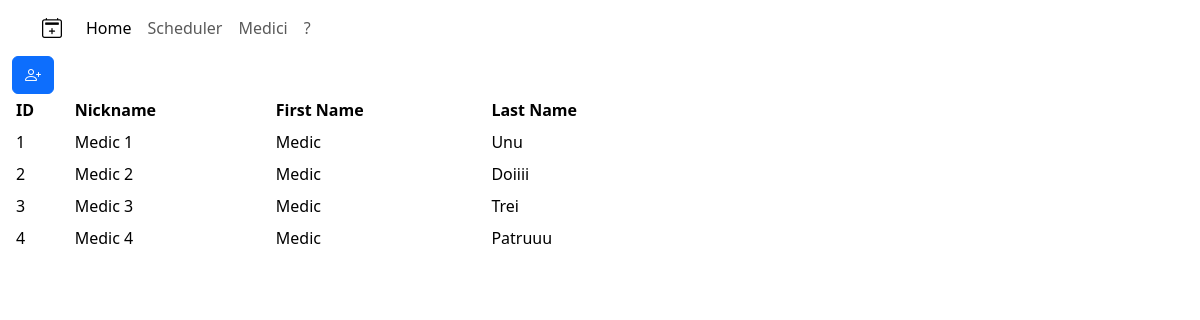
Page /medici/ on the committed database.
### scheduler/models.py (models this page shows, shortened)
class Medic(models.Model):
    id = models.AutoField(primary_key=True)
    nickname = models.CharField(max_length=30, null=False, unique=True)
    firstName = models.CharField(max_length=50, null=True, blank=True)
    lastName = models.CharField(max_length=50, null=True, blank=True)

### scheduler/views.py (the view)
# urls.py: path('medici/', mediciView, name='medici'),
def mediciView(request):
    context = {}
    if request.method == "GET":
        context.update(handleMedicList(request))
    elif request.method == "POST":
        if "modifiedNickname" in request.POST:
            context.update(handleModifyMedic(request))
        elif "newNickname" in request.POST:
            context.update(handleAddNewMedic(request))
        return redirect('medici')
    return render(request, "medici.html", context=context)

### scheduler/views.py (called while the page is built)
def handleMedicList(request):
    medicList = Medic.objects.all()
    return {"medicList": medicList}

### scheduler/templates/medici.html (shortened to what this page needs)
{% extends "base.html" %}
{% block content %}
    <div id="root">
        <section id="medici" class = "container-fluid7">
            <div class="table-responsive-sm col-sm-7">
                <table class="table table-sm table-hover table-borderless align-middle">
                    <thead class="table-sm">
                        <tr>
                            <th>ID</th>
                            <th>Nickname</th>
                            <th>First Name</th>
                            <th>Last Name</th>
                        </tr>
                    </thead>
                    <tbody class="table-group-divider">
                        {% for medic in medicList %}
                        <tr class="medicRecord record">
                            <td class = "medicId" scope="row">{{ medic.id }}</td>
                            <td class = "medicNickname">{{ medic.nickname }}</td>
                            <td class = "medicFirstName">{{ medic.firstName }}</td>
                            <td class = "medicLastName">{{ medic.lastName }}</td>
                        </tr>
                        {% endfor %}
                    </tbody>
                    <tfoot>
                        <tr>
                        <button id="addNewMedicButton" class="btn btn-primary" data-bs-toggle="modal" data-bs-target="#modalAddNewMedic"><i class="bi bi-person-plus"></i></button>
                        </tr>
                    </tfoot>
                </table>
            </div>
        </section>
    </div>
{% endblock content %}
{% block scripts %}
    {% load static %}
{% endblock scripts %}

### rows in the picture
Medic: id "1", nickname "Medic 1", firstName "Medic", lastName "Unu"
Medic: id "2", nickname "Medic 2", firstName "Medic", lastName "Doiiii"
Medic: id "3", nickname "Medic 3", firstName "Medic", lastName "Trei"
Medic: id "4", nickname "Medic 4", firstName "Medic", lastName "Patruuu"
